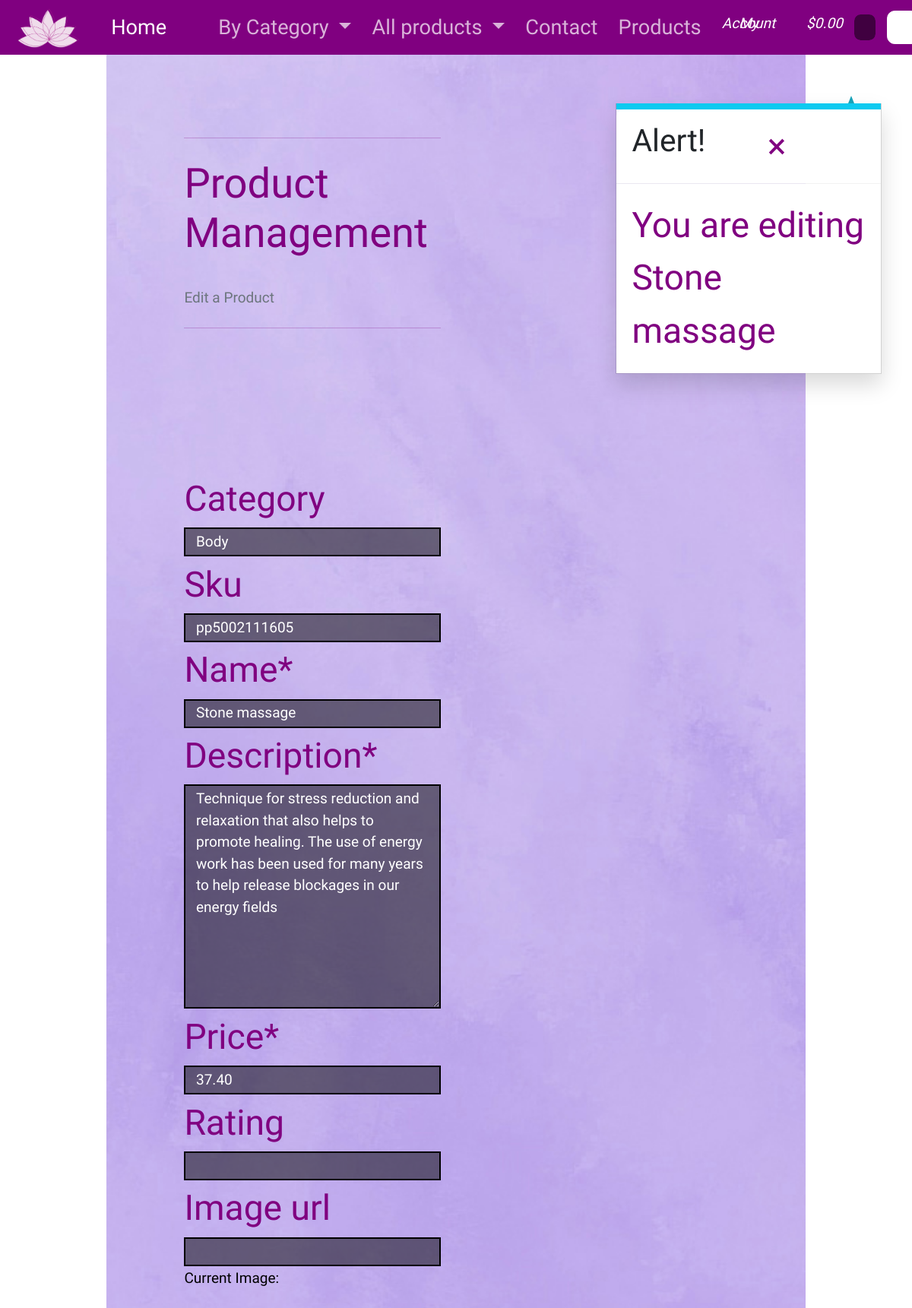
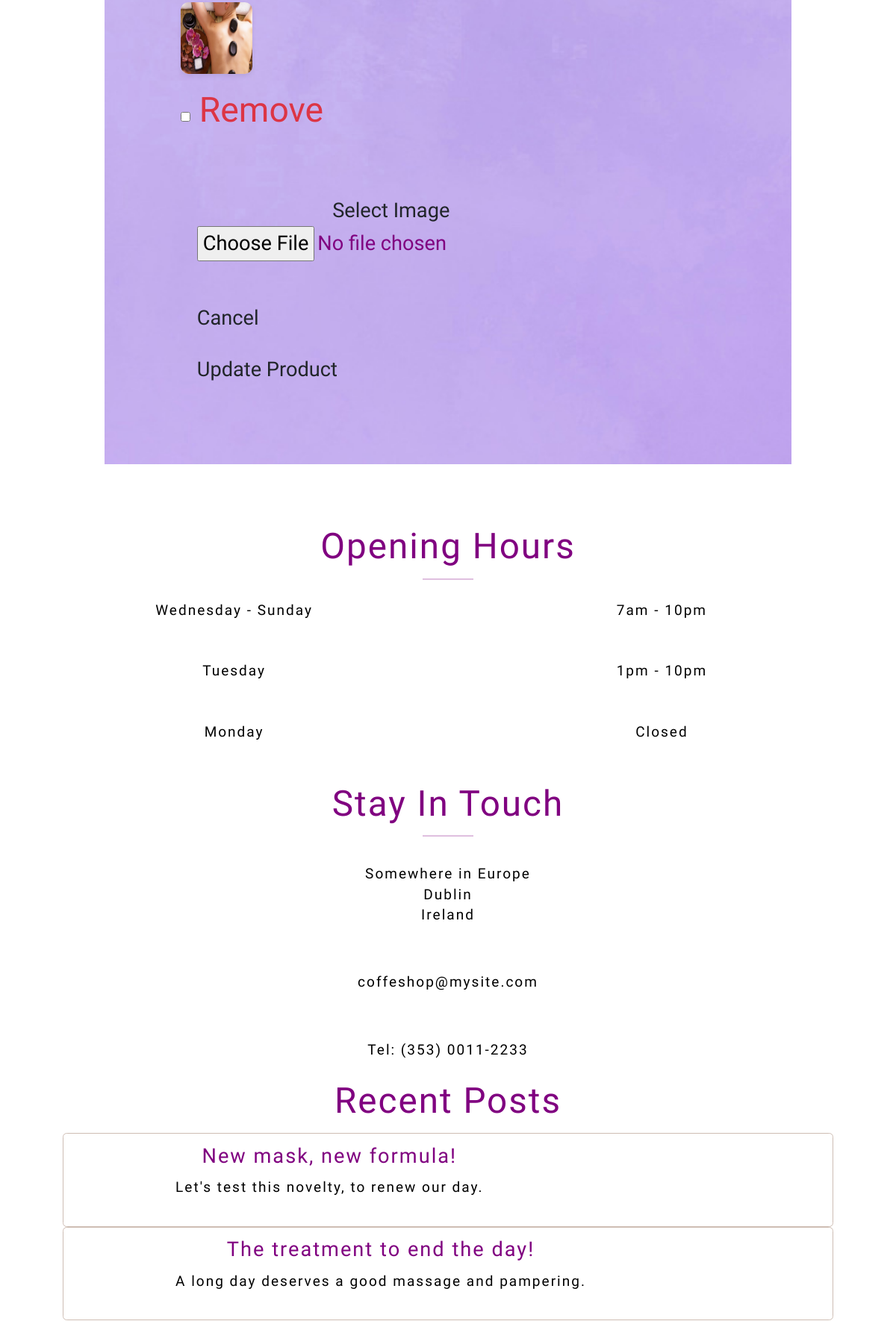
Screenshot of /products/edit/5/ (signed in, upper part) with the database file from the repository (2 pictures, top to bottom).
### products/models.py (models this page shows, shortened)
class Product(models.Model):
    category = models.ForeignKey('Category', null=True, blank=True, on_delete=models.SET_NULL)
    sku = models.CharField(max_length=254, null=True, blank=True)
    name = models.CharField(max_length=254)
    description = models.TextField()
    price = models.DecimalField(max_digits=6, decimal_places=2)
    rating = models.DecimalField(max_digits=6, decimal_places=2, null=True, blank=True)
    image_url = models.URLField(max_length=1024, null=True, blank=True)
    image = models.ImageField(null=True, blank=True)

### products/views.py (the view)
# urls.py: path('edit/<int:product_id>/', views.edit_product, name='edit_product'),
@login_required
def edit_product(request, product_id):
    if not request.user.is_superuser:
        messages.error(request, 'Sorry, only store owners can do that.')
        return redirect(reverse('home'))
    product = get_object_or_404(Product, pk=product_id)
    if request.method == 'POST':
        form = ProductForm(request.POST, request.FILES, instance=product)
        if form.is_valid():
            form.save()
            messages.success(request, 'Successfully updated product!')
            return redirect(reverse('product_detail', args=[product.id]))
        else:
            messages.error(request, 'Failed to update product. Please ensure the form is valid.')
    else:
        form = ProductForm(instance=product)
        messages.info(request, f'You are editing {product.name}')
    template = 'products/edit_product.html'
    context = {
        'form': form,
        'product': product,
    }
    return render(request, template, context)

### products/forms.py
class ProductForm(forms.ModelForm):
    class Meta:
        model = Product
        fields = '__all__'
    image = forms.ImageField(label='Image', required=False, widget=CustomClearableFileInput)
    def __init__(self, *args, **kwargs):
        super().__init__(*args, **kwargs)
        categories = Category.objects.all()
        friendly_names = [(c.id, c.get_friendly_name()) for c in categories]
        self.fields['category'].choices = friendly_names
        for field_name, field in self.fields.items():
            field.widget.attrs['class'] = 'border-black rounded-0'

### bag/contexts.py (called while the page is built, shortened)
def bag_contents(request):
    bag_items = []
    total = 0
    product_count = 0
    bag = request.session.get('bag', {})
    if total < settings.FREE_DELIVERY_THRESHOLD:
        delivery = total * Decimal(settings.STANDARD_DELIVERY_PERCENTAGE / 100)
        free_delivery_delta = settings.FREE_DELIVERY_THRESHOLD - total
    else:
        delivery = 0
        free_delivery_delta = 0
    grand_total = delivery + total
    context = {
        'bag_items': bag_items,
        'total': total,
        'product_count': product_count,
        'delivery': delivery,
        'free_delivery_delta': free_delivery_delta,
        'free_delivery_threshold': settings.FREE_DELIVERY_THRESHOLD,
        'grand_total': grand_total,
    }
    return context

### products/models.py (called while the page is built)
    def get_friendly_name(self):
        return self.friendly_name

### products/templates/products/edit_product.html (shortened to what this page needs)
{% extends "base.html" %}
{% load static %}
{% block content %}
    <div class="container">
        <div class="row">
            <div class="col-12 col-md-6">
                <hr>
                <h2 class="logo-font mb-4">Product Management</h2>
                <h5 class="text-muted">Edit a Product</h5>
                <hr>
            </div>
        </div>
        <div class="row">
            <div class="col-12 col-md-6">
                <form method="POST" action="{% url 'edit_product' product.id %}" class="form mb-2" enctype="multipart/form-data">
                    {% for field in form %}
                        {% if field.name != 'image' %}
                            {{ field | as_crispy_field }}
                        {% else %}
                            {{ field }}
                        {% endif %}
                    {% endfor %}
                    <div class="text-right">
                        <a class="btn btn-outline-black rounded-0" href="{% url 'products' %}">Cancel</a>
                        <button class="btn btn-black rounded-0" type="submit">Update Product</button>
                    </div>
                </form>
            </div>
        </div>
    </div>
{% endblock %}

### static/css/base.css (style rules this page uses)
* { color: purple; font-size: 1.7rem; padding: 0; margin: 0; font-family: 'Julius Sans One', sans-serif; }
h5 { font-size: 0.7rem; font-family: 'Mali', cursive; }
a { text-decoration: none; }
.row { padding: 3rem 3rem; background-image: url(../Pictures/background-purple.jpg); background-size: cover; background-repeat: no-repeat; background-attachment: fixed; margin: 0; }
.form-control { padding: 0.1rem 0.5rem; margin: 0.1rem 0; border: solid 2px purple; cursor: text; font-family: 'Mali', cursive; font-size: 0.7rem; color: white; background-color: rgba(0, 0, 0, 0.5); }
.form-control::placeholder { color: white; }

### rows the page displays
Product: category "Body" "pp5002111605" "Stone massage" "Technique for stress reduction and relaxation that also helps to promote healing. The use of energy work has been used for many years to help release blockages in our energy fields" "37.40"

### other values shown
{{ message }} "You are editing Stone massage"
{{ widget.initial_text }} "Current Image"
{{ widget.clear_checkbox_label }} "Remove"
